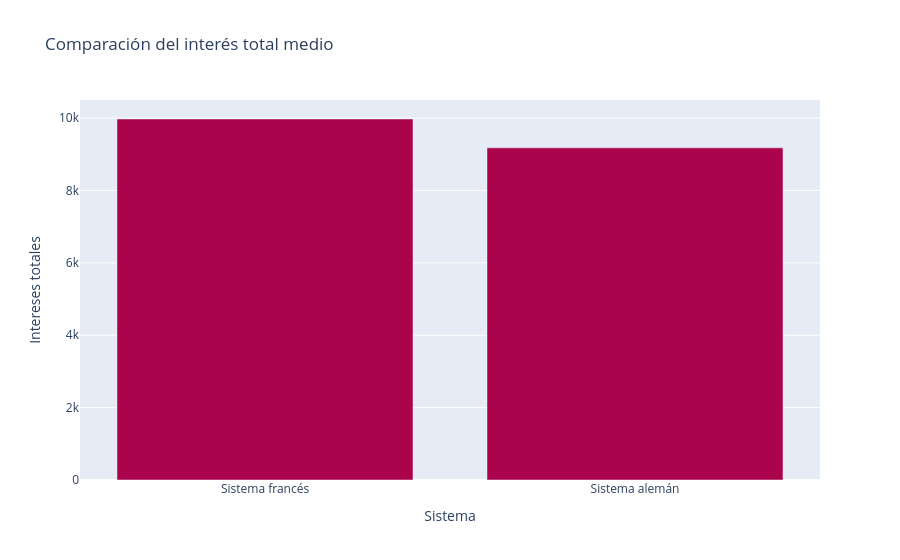

The notebook cell saved with this chart:
### Code cell
import plotly.graph_objects as go

intereses = [
    df["Intereses_Totales_Frances"].mean(),
    df["Intereses_Totales_Aleman"].mean()
]

fig = go.Figure(data=[
    go.Bar(
        x=["Sistema francés", "Sistema alemán"],
        y=intereses,
        marker_color="#aa044c"
    )
])

fig.update_layout(
    title="Comparación del interés total medio",
    xaxis_title="Sistema",
    yaxis_title="Intereses totales"
)

fig.show()

### Figure 1 — Plotly figure (JSON) as saved in the notebook; plotly's stock layout.template omitted (floating-point values rounded to 4 significant figures)
{"data": [{"marker": {"color": "#aa044c"}, "type": "bar", "x": ["Sistema francés", "Sistema alemán"], "y": [9975.0, 9179.0]}], "layout": {"title": {"text": "Comparación del interés total medio"}, "xaxis": {"title": {"text": "Sistema"}}, "yaxis": {"title": {"text": "Intereses totales"}}}}
